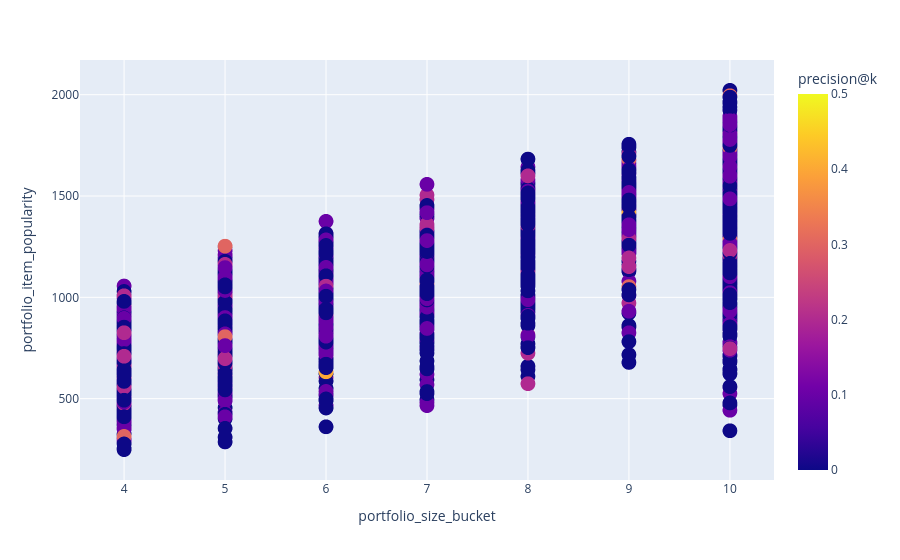

The notebook cell this image was saved under:
### Code cell
fig = px.scatter(
    results_df, 
    x="portfolio_size_bucket", 
    y="portfolio_item_popularity", 
    color = "precision@k",
    # size = "precision@k",
    size_max = 30
    ) #symbol #, color="portfolio_size_bucket"
fig.update_traces(marker=dict(size=15))
fig.show()

### Figure 1 — Plotly figure (JSON) as saved in the notebook; plotly's stock layout.template omitted (floating-point values rounded to 4 significant figures; data arrays with more than 128 entries replaced by an {"elided": "..."} marker saying what was removed)
{"data": [{"hovertemplate": "portfolio_size_bucket=%{x}<br>portfolio_item_popularity=%{y}<br>precision@k=%{marker.color}<extra></extra>", "legendgroup": "", "marker": {"color": {"elided": "2984 float values"}, "coloraxis": "coloraxis", "size": 15, "symbol": "circle"}, "mode": "markers", "name": "", "showlegend": false, "type": "scattergl", "x": {"elided": "2984 int values"}, "xaxis": "x", "y": {"elided": "2984 float values"}, "yaxis": "y"}], "layout": {"coloraxis": {"colorbar": {"title": {"text": "precision@k"}}, "colorscale": [[0, "#0d0887"], [0.1111, "#46039f"], [0.2222, "#7201a8"], [0.3333, "#9c179e"], [0.4444, "#bd3786"], [0.5556, "#d8576b"], [0.6667, "#ed7953"], [0.7778, "#fb9f3a"], [0.8889, "#fdca26"], [1, "#f0f921"]]}, "legend": {"tracegroupgap": 0}, "margin": {"t": 60}, "xaxis": {"anchor": "y", "domain": [0, 1], "title": {"text": "portfolio_size_bucket"}}, "yaxis": {"anchor": "x", "domain": [0, 1], "title": {"text": "portfolio_item_popularity"}}}}
